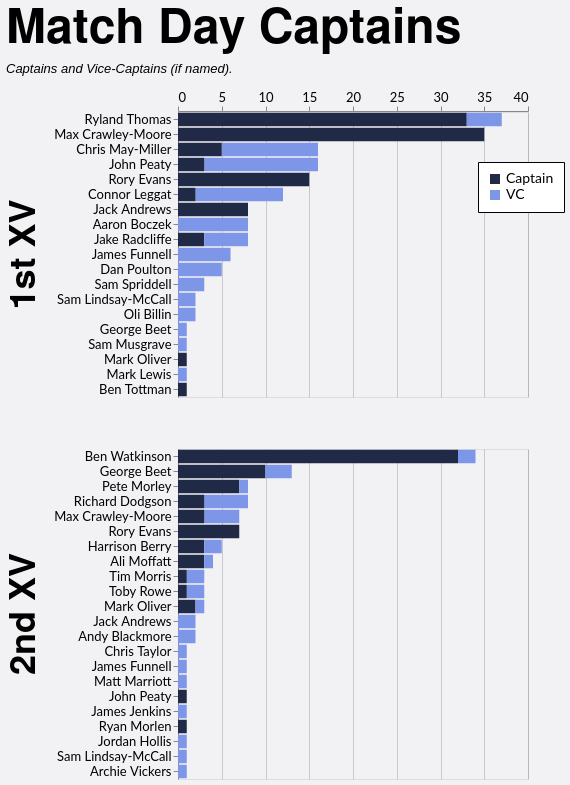

Specify this chart in Vega-Lite:
### Vega-Lite specification from a JSON file in a GitHub repository (floating-point values rounded to 4 significant figures)
{"config": {"axis": {"labelFont": "Lato, sans-serif", "titleFont": "PT Sans Narrow, Helvetica Neue, Helvetica, Arial, sans-serif", "labelFontSize": 13, "titleFontSize": 24, "gridColor": "#202947", "gridOpacity": 0.2}, "header": {"labelFont": "PT Sans Narrow, Helvetica Neue, Helvetica, Arial, sans-serif", "titleFont": "PT Sans Narrow, Helvetica Neue, Helvetica, Arial, sans-serif", "labelFontSize": 24, "titleFontSize": 28, "labelFontWeight": "bold", "orient": "left"}, "legend": {"labelFont": "Lato, sans-serif", "titleFont": "PT Sans Narrow, Helvetica Neue, Helvetica, Arial, sans-serif", "labelFontSize": 14, "titleFontSize": 16, "titlePadding": 5, "fillColor": "white", "strokeColor": "black", "padding": 10, "titleFontWeight": "lighter", "titleFontStyle": "italic", "titleColor": "gray", "offset": 10}, "title": {"font": "PT Sans Narrow, Helvetica Neue, Helvetica, Arial, sans-serif", "fontSize": 48, "fontWeight": "bold", "anchor": "start", "align": "center", "titlePadding": 20, "subtitlePadding": 10, "subtitleFontSize": 13, "subtitleColor": "", "subtitleFontStyle": "italic", "offset": 15, "color": "black"}, "axisX": {"labelAngle": 0}, "facet": {"title": null, "header": null, "align": {"row": "each", "column": "each"}}, "resolve": {"scale": {"y": "independent", "facet": "independent"}}, "background": "#f2f1f4"}, "data": {"name": "data-f542efa100ff98eb9908a37d3c79e3bd"}, "mark": {"type": "bar"}, "encoding": {"color": {"field": "is_captain", "legend": {"labelExpr": "datum.value ? 'Captain' : 'VC'", "legendX": 300, "legendY": 50, "orient": "none", "title": null}, "scale": {"domain": [true, false], "range": ["#202946", "#7d96e8"]}, "type": "nominal"}, "order": {"field": "is_captain", "sort": "descending", "type": "nominal"}, "row": {"field": "squad", "header": {"labelExpr": "datum.value + ' XV'", "labelFontSize": 36, "title": null}, "spacing": 50, "title": null, "type": "nominal"}, "tooltip": [{"field": "player", "type": "nominal"}, {"field": "squad", "type": "nominal"}, {"aggregate": "sum", "field": "games", "type": "quantitative"}, {"field": "is_captain", "type": "nominal"}], "x": {"aggregate": "sum", "axis": {"orient": "top", "title": null}, "field": "games", "type": "quantitative"}, "y": {"field": "player", "sort": "-x", "title": null, "type": "nominal"}}, "height": {"step": 15}, "resolve": {"scale": {"y": "independent"}}, "title": {"text": "Match Day Captains", "subtitle": "Captains and Vice-Captains (if named)."}, "width": 350, "$schema": "https://vega.github.io/schema/vega-lite/v5.20.1.json", "datasets": {"data-f542efa100ff98eb9908a37d3c79e3bd": [{"player": "Ryland Thomas", "squad": "1st", "season": "2024/25", "game_type": "League", "is_captain": true, "games": 15}, {"player": "Max Crawley-Moore", "squad": "1st", "season": "2022/23", "game_type": "League", "is_captain": true, "games": 15}, {"player": "Ryland Thomas", "squad": "1st", "season": "2023/24", "game_type": "League", "is_captain": true, "games": 13}, {"player": "Rory Evans", "squad": "1st", "season": "2025/26", "game_type": "League", "is_captain": true, "games": 11}, {"player": "Ben Watkinson", "squad": "2nd", "season": "2021/22", "game_type": "League", "is_captain": true, "games": 9}, {"player": "Connor Leggat", "squad": "1st", "season": "2023/24", "game_type": "League", "is_captain": false, "games": 9}, {"player": "Ben Watkinson", "squad": "2nd", "season": "2022/23", "game_type": "League", "is_captain": true, "games": 9}, {"player": "Chris May-Miller", "squad": "1st", "season": "2024/25", "game_type": "League", "is_captain": false, "games": 9}, {"player": "Ben Watkinson", "squad": "2nd", "season": "2023/24", "game_type": "League", "is_captain": true, "games": 9}, {"player": "Max Crawley-Moore", "squad": "1st", "season": "2021/22", "game_type": "League", "is_captain": true, "games": 8}, {"player": "George Beet", "squad": "2nd", "season": "2025/26", "game_type": "League", "is_captain": true, "games": 6}, {"player": "Max Crawley-Moore", "squad": "1st", "season": "2023/24", "game_type": "League", "is_captain": true, "games": 5}, {"player": "Dan Poulton", "squad": "1st", "season": "2023/24", "game_type": "League", "is_captain": false, "games": 5}, {"player": "Jack Andrews", "squad": "1st", "season": "2021/22", "game_type": "Friendly", "is_captain": true, "games": 5}, {"player": "Chris May-Miller", "squad": "1st", "season": "2024/25", "game_type": "League", "is_captain": true, "games": 5}, {"player": "John Peaty", "squad": "1st", "season": "2022/23", "game_type": "League", "is_captain": false, "games": 4}, {"player": "John Peaty", "squad": "1st", "season": "2021/22", "game_type": "League", "is_captain": false, "games": 4}, {"player": "Pete Morley", "squad": "2nd", "season": "2024/25", "game_type": "League", "is_captain": true, "games": 4}, {"player": "Max Crawley-Moore", "squad": "2nd", "season": "2023/24", "game_type": "League", "is_captain": false, "games": 4}, {"player": "Aaron Boczek", "squad": "1st", "season": "2025/26", "game_type": "League", "is_captain": false, "games": 4}, {"player": "James Funnell", "squad": "1st", "season": "2021/22", "game_type": "Friendly", "is_captain": false, "games": 3}, {"player": "Jake Radcliffe", "squad": "1st", "season": "2025/26", "game_type": "League", "is_captain": true, "games": 3}, {"player": "Rory Evans", "squad": "2nd", "season": "2024/25", "game_type": "Friendly", "is_captain": true, "games": 3}, {"player": "Ryland Thomas", "squad": "1st", "season": "2023/24", "game_type": "League", "is_captain": false, "games": 3}, {"player": "Sam Spriddell", "squad": "1st", "season": "2024/25", "game_type": "League", "is_captain": false, "games": 3}, {"player": "John Peaty", "squad": "1st", "season": "2024/25", "game_type": "League", "is_captain": false, "games": 3}, {"player": "Pete Morley", "squad": "2nd", "season": "2024/25", "game_type": "Friendly", "is_captain": true, "games": 3}, {"player": "Max Crawley-Moore", "squad": "1st", "season": "2022/23", "game_type": "Cup", "is_captain": true, "games": 3}, {"player": "Ryland Thomas", "squad": "1st", "season": "2023/24", "game_type": "Cup", "is_captain": true, "games": 3}, {"player": "Richard Dodgson", "squad": "2nd", "season": "2022/23", "game_type": "League", "is_captain": false, "games": 3}, {"player": "Jack Andrews", "squad": "1st", "season": "2021/22", "game_type": "League", "is_captain": true, "games": 3}, {"player": "Rory Evans", "squad": "2nd", "season": "2024/25", "game_type": "League", "is_captain": true, "games": 3}, {"player": "Harrison Berry", "squad": "2nd", "season": "2025/26", "game_type": "League", "is_captain": true, "games": 3}, {"player": "Rory Evans", "squad": "1st", "season": "2025/26", "game_type": "Cup", "is_captain": true, "games": 3}, {"player": "Jake Radcliffe", "squad": "1st", "season": "2025/26", "game_type": "League", "is_captain": false, "games": 3}, {"player": "Max Crawley-Moore", "squad": "1st", "season": "2021/22", "game_type": "Cup", "is_captain": true, "games": 2}, {"player": "Richard Dodgson", "squad": "2nd", "season": "2021/22", "game_type": "League", "is_captain": false, "games": 2}, {"player": "Jake Radcliffe", "squad": "1st", "season": "2025/26", "game_type": "Cup", "is_captain": false, "games": 2}, {"player": "Harrison Berry", "squad": "2nd", "season": "2025/26", "game_type": "League", "is_captain": false, "games": 2}, {"player": "Ryland Thomas", "squad": "1st", "season": "2024/25", "game_type": "Cup", "is_captain": true, "games": 2}, {"player": "Ali Moffatt", "squad": "2nd", "season": "2021/22", "game_type": "League", "is_captain": true, "games": 2}, {"player": "Max Crawley-Moore", "squad": "2nd", "season": "2024/25", "game_type": "League", "is_captain": true, "games": 2}, {"player": "Ben Watkinson", "squad": "2nd", "season": "2021/22", "game_type": "Friendly", "is_captain": true, "games": 2}, {"player": "Tim Morris", "squad": "2nd", "season": "2023/24", "game_type": "League", "is_captain": false, "games": 2}, {"player": "James Funnell", "squad": "1st", "season": "2021/22", "game_type": "League", "is_captain": false, "games": 2}, {"player": "Ben Watkinson", "squad": "2nd", "season": "2022/23", "game_type": "Friendly", "is_captain": true, "games": 2}, {"player": "Jack Andrews", "squad": "2nd", "season": "2023/24", "game_type": "League", "is_captain": false, "games": 2}, {"player": "George Beet", "squad": "2nd", "season": "2024/25", "game_type": "League", "is_captain": true, "games": 2}, {"player": "Andy Blackmore", "squad": "2nd", "season": "2021/22", "game_type": "League", "is_captain": false, "games": 2}, {"player": "Chris May-Miller", "squad": "1st", "season": "2024/25", "game_type": "Cup", "is_captain": false, "games": 2}, {"player": "George Beet", "squad": "2nd", "season": "2025/26", "game_type": "Cup", "is_captain": true, "games": 2}, {"player": "Toby Rowe", "squad": "2nd", "season": "2021/22", "game_type": "League", "is_captain": false, "games": 2}, {"player": "Sam Lindsay-McCall", "squad": "1st", "season": "2021/22", "game_type": "Friendly", "is_captain": false, "games": 1}, {"player": "Max Crawley-Moore", "squad": "1st", "season": "2021/22", "game_type": "Friendly", "is_captain": true, "games": 1}, {"player": "Connor Leggat", "squad": "1st", "season": "2023/24", "game_type": "League", "is_captain": true, "games": 1}, {"player": "Mark Oliver", "squad": "2nd", "season": "2023/24", "game_type": "League", "is_captain": true, "games": 1}, {"player": "Ben Watkinson", "squad": "2nd", "season": "2021/22", "game_type": "Cup", "is_captain": false, "games": 1}, {"player": "Oli Billin", "squad": "1st", "season": "2023/24", "game_type": "Cup", "is_captain": false, "games": 1}, {"player": "George Beet", "squad": "1st", "season": "2025/26", "game_type": "Friendly", "is_captain": false, "games": 1}, {"player": "Ali Moffatt", "squad": "2nd", "season": "2021/22", "game_type": "Cup", "is_captain": true, "games": 1}, {"player": "John Peaty", "squad": "1st", "season": "2021/22", "game_type": "Cup", "is_captain": false, "games": 1}, {"player": "James Funnell", "squad": "1st", "season": "2025/26", "game_type": "Friendly", "is_captain": false, "games": 1}, {"player": "Chris Taylor", "squad": "2nd", "season": "2021/22", "game_type": "Friendly", "is_captain": false, "games": 1}, {"player": "Toby Rowe", "squad": "2nd", "season": "2021/22", "game_type": "Cup", "is_captain": true, "games": 1}, {"player": "Max Crawley-Moore", "squad": "1st", "season": "2023/24", "game_type": "Friendly", "is_captain": true, "games": 1}, {"player": "Sam Musgrave", "squad": "1st", "season": "2023/24", "game_type": "League", "is_captain": false, "games": 1}, {"player": "Richard Dodgson", "squad": "2nd", "season": "2022/23", "game_type": "Cup", "is_captain": true, "games": 1}, {"player": "Connor Leggat", "squad": "1st", "season": "2023/24", "game_type": "Friendly", "is_captain": true, "games": 1}, {"player": "Mark Oliver", "squad": "1st", "season": "2023/24", "game_type": "Cup", "is_captain": true, "games": 1}, {"player": "George Beet", "squad": "2nd", "season": "2024/25", "game_type": "League", "is_captain": false, "games": 1}, {"player": "Ben Watkinson", "squad": "2nd", "season": "2023/24", "game_type": "Friendly", "is_captain": true, "games": 1}, {"player": "James Funnell", "squad": "2nd", "season": "2023/24", "game_type": "League", "is_captain": false, "games": 1}, {"player": "Rory Evans", "squad": "2nd", "season": "2024/25", "game_type": "Cup", "is_captain": true, "games": 1}, {"player": "Aaron Boczek", "squad": "1st", "season": "2023/24", "game_type": "League", "is_captain": false, "games": 1}, {"player": "Aaron Boczek", "squad": "1st", "season": "2025/26", "game_type": "Cup", "is_captain": false, "games": 1}, {"player": "Mark Lewis", "squad": "1st", "season": "2025/26", "game_type": "League", "is_captain": false, "games": 1}, {"player": "Mark Oliver", "squad": "2nd", "season": "2023/24", "game_type": "Friendly", "is_captain": true, "games": 1}, {"player": "Matt Marriott", "squad": "2nd", "season": "2021/22", "game_type": "League", "is_captain": false, "games": 1}, {"player": "John Peaty", "squad": "1st", "season": "2022/23", "game_type": "League", "is_captain": true, "games": 1}, {"player": "Ben Tottman", "squad": "1st", "season": "2024/25", "game_type": "League", "is_captain": true, "games": 1}, {"player": "Aaron Boczek", "squad": "1st", "season": "2022/23", "game_type": "League", "is_captain": false, "games": 1}, {"player": "Ben Watkinson", "squad": "2nd", "season": "2022/23", "game_type": "League", "is_captain": false, "games": 1}, {"player": "John Peaty", "squad": "1st", "season": "2021/22", "game_type": "Friendly", "is_captain": false, "games": 1}, {"player": "Sam Lindsay-McCall", "squad": "1st", "season": "2023/24", "game_type": "Friendly", "is_captain": false, "games": 1}, {"player": "John Peaty", "squad": "2nd", "season": "2024/25", "game_type": "League", "is_captain": true, "games": 1}, {"player": "John Peaty", "squad": "1st", "season": "2023/24", "game_type": "League", "is_captain": true, "games": 1}, {"player": "James Jenkins", "squad": "2nd", "season": "2022/23", "game_type": "Friendly", "is_captain": false, "games": 1}, {"player": "Aaron Boczek", "squad": "1st", "season": "2023/24", "game_type": "Cup", "is_captain": false, "games": 1}, {"player": "Connor Leggat", "squad": "1st", "season": "2025/26", "game_type": "League", "is_captain": false, "games": 1}, {"player": "Ryan Morlen", "squad": "2nd", "season": "2023/24", "game_type": "League", "is_captain": true, "games": 1}, {"player": "Max Crawley-Moore", "squad": "2nd", "season": "2023/24", "game_type": "League", "is_captain": true, "games": 1}, {"player": "John Peaty", "squad": "1st", "season": "2024/25", "game_type": "League", "is_captain": true, "games": 1}, {"player": "Ryland Thomas", "squad": "1st", "season": "2023/24", "game_type": "Cup", "is_captain": false, "games": 1}, {"player": "Jordan Hollis", "squad": "2nd", "season": "2021/22", "game_type": "League", "is_captain": false, "games": 1}, {"player": "Richard Dodgson", "squad": "2nd", "season": "2022/23", "game_type": "League", "is_captain": true, "games": 1}, {"player": "Oli Billin", "squad": "1st", "season": "2023/24", "game_type": "Friendly", "is_captain": false, "games": 1}, {"player": "George Beet", "squad": "2nd", "season": "2021/22", "game_type": "League", "is_captain": false, "games": 1}, {"player": "Pete Morley", "squad": "2nd", "season": "2021/22", "game_type": "League", "is_captain": false, "games": 1}, {"player": "Mark Oliver", "squad": "2nd", "season": "2023/24", "game_type": "League", "is_captain": false, "games": 1}, {"player": "Sam Lindsay-McCall", "squad": "2nd", "season": "2024/25", "game_type": "Friendly", "is_captain": false, "games": 1}, {"player": "Tim Morris", "squad": "2nd", "season": "2024/25", "game_type": "League", "is_captain": true, "games": 1}, {"player": "Archie Vickers", "squad": "2nd", "season": "2023/24", "game_type": "Friendly", "is_captain": false, "games": 1}, {"player": "Rory Evans", "squad": "1st", "season": "2025/26", "game_type": "Friendly", "is_captain": true, "games": 1}, {"player": "George Beet", "squad": "2nd", "season": "2024/25", "game_type": "Friendly", "is_captain": false, "games": 1}, {"player": "Richard Dodgson", "squad": "2nd", "season": "2021/22", "game_type": "League", "is_captain": true, "games": 1}, {"player": "Ali Moffatt", "squad": "2nd", "season": "2021/22", "game_type": "League", "is_captain": false, "games": 1}]}}
